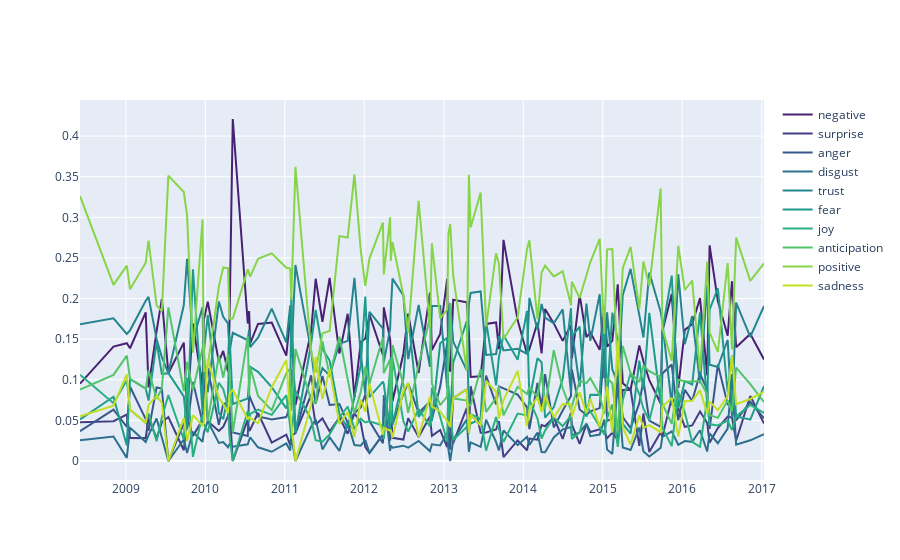

Notebook source saved alongside this figure:
### Markdown cell above
These plots are ripped off from<P>
<A HREF="https://towardsdatascience.com/8-visualizations-with-python-to-handle-multiple-time-series-data-19b5b2e66dd0">8 Visualizations with Python to Handle Multiple Time-Series Data</A>

### Code cell
# One source at a time
data = facetPlotData.query('source == "wsj"') # oba, nyt, wsj

# extract color palette, the palette can be changed
# Same number of colors as number of Attributes
list_emo = list(set(Attributes))
pal = list(sns.color_palette(palette='viridis', n_colors=len(list_emo)).as_hex())

fig = go.Figure()
for d,p in zip(list_emo, pal):
    fig.add_trace(go.Scatter(x = data[data['emotion']==d]['date'],
                             y = data[data['emotion']==d]['emoValue'],
                             name = d,
                             line_color = p, 
                             fill=None)) 

fig.show()
